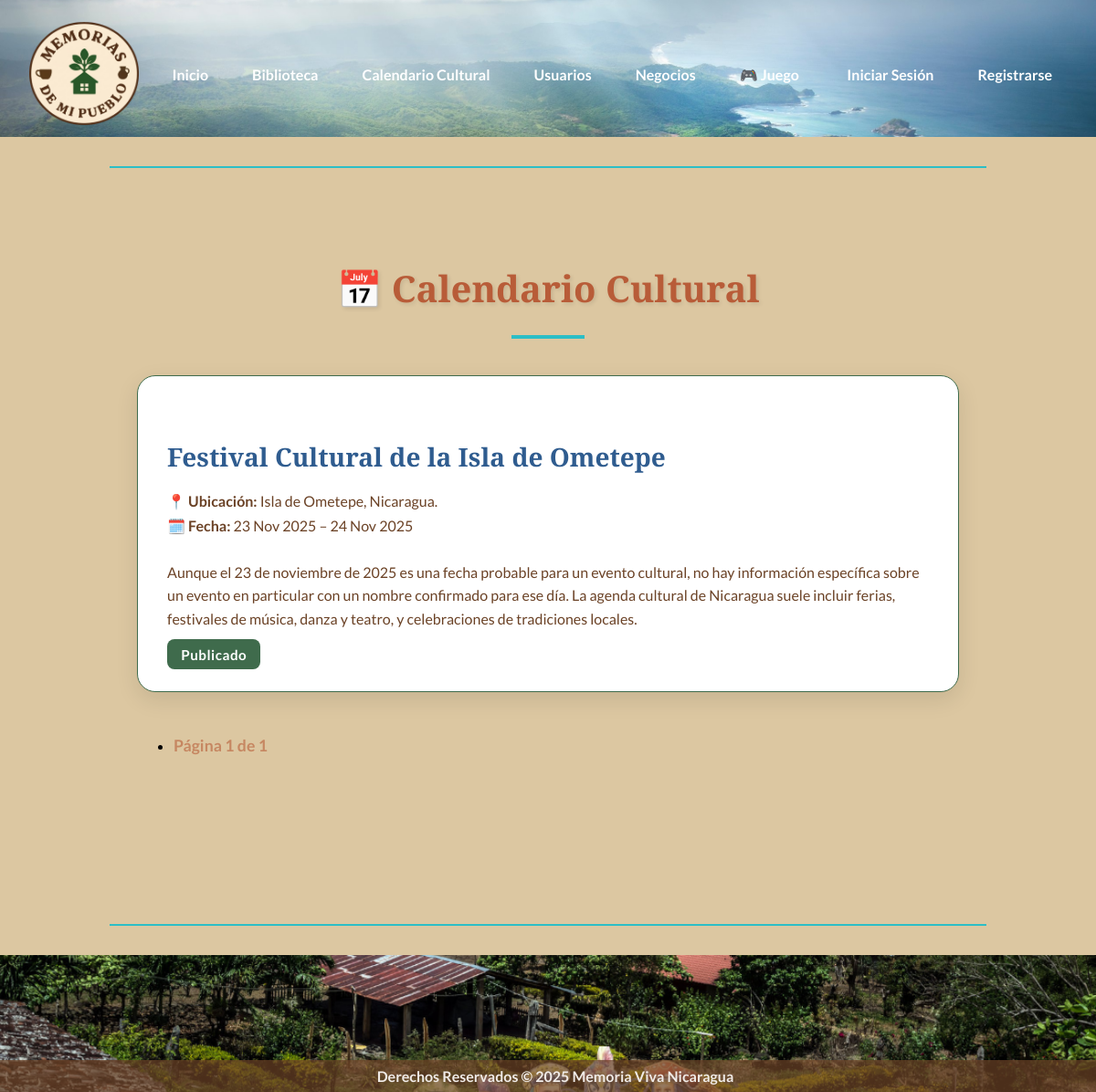
The page /eventos/evento_cultural/ on the database its author committed.
### eventos/models.py (models this page shows, shortened)
class EventoCultural(models.Model):
    nombre = models.CharField(max_length=255)
    descripcion = models.TextField()
    fecha_inicio = models.DateTimeField()
    fecha_fin = models.DateTimeField()
    ubicacion_texto = models.CharField(max_length=255)
    publicado = models.BooleanField(default=False)  # ← Nuevo campo para control de visibilidad
    publicado_por = models.ForeignKey(User, on_delete=models.SET_NULL, null=True, related_name='eventos_creados')

### eventos/views.py (the view)
# urls.py: path('evento_cultural/', evento_cultural_view, name='evento_cultural_list')
def evento_cultural_view(request):
    eventos = EventoCultural.objects.filter(publicado=True).order_by('fecha_inicio')
    paginator = Paginator(eventos, 5)
    page_number = request.GET.get('page')
    page_obj = paginator.get_page(page_number)
    return render(request, 'eventos/evento_cultural_list.html', {'page_obj': page_obj})

### eventos/templates/eventos/evento_cultural_list.html (shortened to what this page needs)
{% extends 'locales/base.html' %}
{% block content %}
<div class="container mt-4">
  <h1>📅 Calendario Cultural</h1>
  {% for evento in page_obj %}
    <div class="card mb-4 shadow-sm">
      <div class="card-body">
        <h4 class="card-title">{{ evento.nombre }}</h4>
        <p class="card-subtitle">
          <strong>📍 Ubicación:</strong> {{ evento.ubicacion_texto }}<br>
          <strong>🗓️ Fecha:</strong>
          {{ evento.fecha_inicio|date:"d M Y" }}
          {% if evento.fecha_fin and evento.fecha_fin != evento.fecha_inicio %}
            – {{ evento.fecha_fin|date:"d M Y" }}
          {% endif %}
        </p>
        <p class="card-text">{{ evento.descripcion|truncatewords:50 }}</p>
        {% if evento.publicado %}
          <span class="badge bg-success">Publicado</span>
        {% else %}
          <span class="badge bg-warning text-dark">Pendiente</span>
        {% endif %}
      </div>
    </div>
  {% empty %}
    <div class="alert alert-info">
      No hay eventos culturales próximos.
    </div>
  {% endfor %}
  <nav aria-label="Paginación de eventos">
    <ul class="pagination justify-content-center">
      <li class="page-item disabled">
        <span class="page-link">
          Página {{ page_obj.number }} de {{ page_obj.paginator.num_pages }}
        </span>
      </li>
    </ul>
  </nav>
</div>
{% endblock %}

### locales/templates/locales/base.html (style rules this page uses)
:root { --color-primary: #DCC7A1; --color-nav-light: #F3E9D3; --color-secondary: #6B4226; --color-accent-1: #3F6B4C; --color-accent-2: #2F5C8F; --color-accent-3: #B85C38; --color-highlight: #2CBEC6; --color-light-beige: #F0EBE7; }
body { font-family: 'Lato', sans-serif; background-color: var(--color-primary); color: var(--color-secondary); margin: 0; display: flex; flex-direction: column; min-height: 100vh; }
nav { position: relative; height: 150px; overflow: hidden; color: black; }
h1, h2 { font-family: 'Playfair Display', serif; color: var(--color-accent-2); text-align: center; position: relative; }
h1::after { content: ''; display: block; width: 80px; height: 4px; background-color: var(--color-highlight); margin: 1.5rem auto 0; }

### eventos/templates/eventos/evento_cultural_list.html (style rules this page uses)
:root { --color-arena: #DCC7A1; --color-cacao: #6B4226; --color-cafetal: #3F6B4C; --color-lago: #2F5C8F; --color-terracota: #B85C38; --color-turquesa: #2CBEC6; --color-light: #F9F6F2; --color-white: #ffffff; }
body { font-family: 'Lato', sans-serif; background-color: var(--color-arena); color: var(--color-cacao); }
.container { max-width: 900px; margin: 2.5rem auto; animation: fadeInUp 0.8s ease forwards; }
h1 { font-family: 'Playfair Display', serif; font-size: 2.5rem; color: var(--color-terracota); text-align: center; margin-bottom: 2.5rem; text-shadow: 2px 2px 4px rgba(0, 0, 0, 0.1); }
.card { background-color: var(--color-white); border: 1px solid var(--color-cafetal); border-radius: 20px; box-shadow: 0 8px 25px rgba(0, 0, 0, 0.1); animation: fadeInUp 0.6s ease forwards; transition: transform 0.3s ease, box-shadow 0.3s ease; }
.card-body { padding: 2rem; }
.card-title { font-family: 'Playfair Display', serif; font-size: 1.75rem; color: var(--color-lago); margin-bottom: 0.5rem; }
.card-subtitle { font-size: 1rem; color: var(--color-cacao); line-height: 1.7; }
.card-text { font-size: 1rem; color: var(--color-cacao); margin-top: 1.5rem; line-height: 1.6; }
.badge { font-size: 0.95rem; padding: 0.5em 1em; border-radius: 8px; font-weight: bold; letter-spacing: 0.5px; }
.bg-success { background-color: var(--color-cafetal); color: var(--color-white); }
.pagination { margin-top: 3rem; font-family: 'Lato', sans-serif; }
.pagination .page-link { color: var(--color-lago); font-weight: bold; border: none; background-color: transparent; font-size: 1.1rem; transition: color 0.3s ease, transform 0.2s ease; }
.pagination .page-item.disabled .page-link { color: var(--color-terracota); opacity: 0.6; pointer-events: none; }

### rows shown on the page
EventoCultural: nombre "Festival Cultural de la Isla de Ometepe", ubicacion_texto "Isla de Ometepe, Nicaragua.", fecha_inicio "23 Nov 2025", fecha_fin "24 Nov 2025", descripcion "Aunque el 23 de noviembre de 2025 es una fecha probable para un evento cultural, no hay información específica sobre un evento en particular con un nombre confirmado para ese día. La agenda cultural de Nicaragua suele incluir ferias, festivales de música, danza y teatro, y celebraciones de tradiciones locales.", publicado "Publicado"

### other values the page prints
{{ page_obj.number }} "1"
{{ page_obj.paginator.num_pages }} "1"
